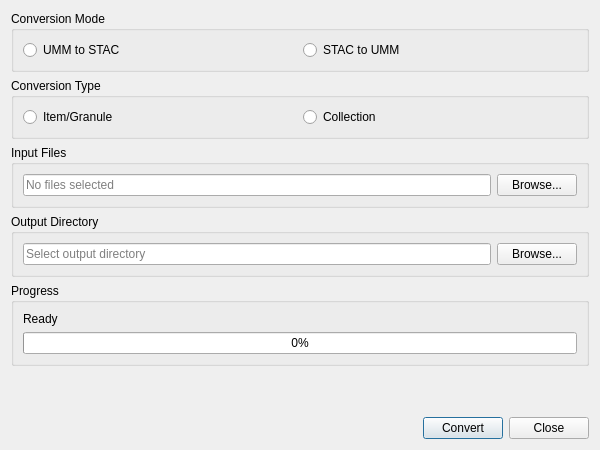
<?xml version="1.0" encoding="UTF-8"?>
<ui version="4.0">
 <class>ConverterDialogBase</class>
 <widget class="QDialog" name="ConverterDialogBase">
  <property name="geometry">
   <rect>
    <x>0</x>
    <y>0</y>
    <width>600</width>
    <height>450</height>
   </rect>
  </property>
  <property name="windowTitle">
   <string>UMM STAC Converter</string>
  </property>
  <layout class="QVBoxLayout" name="verticalLayout">
   <item>
    <widget class="QGroupBox" name="groupBoxMode">
     <property name="title">
      <string>Conversion Mode</string>
     </property>
     <layout class="QHBoxLayout" name="horizontalLayout">
      <item>
       <widget class="QRadioButton" name="radioUmmToStac">
        <property name="text">
         <string>UMM to STAC</string>
        </property>
       </widget>
      </item>
      <item>
       <widget class="QRadioButton" name="radioStacToUmm">
        <property name="text">
         <string>STAC to UMM</string>
        </property>
       </widget>
      </item>
     </layout>
    </widget>
   </item>
   <item>
    <widget class="QGroupBox" name="groupBoxType">
     <property name="title">
      <string>Conversion Type</string>
     </property>
     <layout class="QHBoxLayout" name="horizontalLayout_2">
      <item>
       <widget class="QRadioButton" name="radioItem">
        <property name="text">
         <string>Item/Granule</string>
        </property>
       </widget>
      </item>
      <item>
       <widget class="QRadioButton" name="radioCollection">
        <property name="text">
         <string>Collection</string>
        </property>
       </widget>
      </item>
     </layout>
    </widget>
   </item>
   <item>
    <widget class="QGroupBox" name="groupBoxInput">
     <property name="title">
      <string>Input Files</string>
     </property>
     <layout class="QVBoxLayout" name="verticalLayout_2">
      <item>
       <layout class="QHBoxLayout" name="horizontalLayout_3">
        <item>
         <widget class="QLineEdit" name="txtInputFiles">
          <property name="readOnly">
           <bool>true</bool>
          </property>
          <property name="placeholderText">
           <string>No files selected</string>
          </property>
         </widget>
        </item>
        <item>
         <widget class="QPushButton" name="btnBrowseInput">
          <property name="text">
           <string>Browse...</string>
          </property>
         </widget>
        </item>
       </layout>
      </item>
     </layout>
    </widget>
   </item>
   <item>
    <widget class="QGroupBox" name="groupBoxOutput">
     <property name="title">
      <string>Output Directory</string>
     </property>
     <layout class="QVBoxLayout" name="verticalLayout_3">
      <item>
       <layout class="QHBoxLayout" name="horizontalLayout_4">
        <item>
         <widget class="QLineEdit" name="txtOutputDir">
          <property name="readOnly">
           <bool>true</bool>
          </property>
          <property name="placeholderText">
           <string>Select output directory</string>
          </property>
         </widget>
        </item>
        <item>
         <widget class="QPushButton" name="btnBrowseOutput">
          <property name="text">
           <string>Browse...</string>
          </property>
         </widget>
        </item>
       </layout>
      </item>
     </layout>
    </widget>
   </item>
   <item>
    <widget class="QGroupBox" name="groupBoxProgress">
     <property name="title">
      <string>Progress</string>
     </property>
     <layout class="QVBoxLayout" name="verticalLayout_4">
      <item>
       <widget class="QLabel" name="lblStatus">
        <property name="text">
         <string>Ready</string>
        </property>
       </widget>
      </item>
      <item>
       <widget class="QProgressBar" name="progressBar">
        <property name="value">
         <number>0</number>
        </property>
       </widget>
      </item>
     </layout>
    </widget>
   </item>
   <item>
    <spacer name="verticalSpacer">
     <property name="orientation">
      <enum>Qt::Vertical</enum>
     </property>
     <property name="sizeHint" stdset="0">
      <size>
       <width>20</width>
       <height>40</height>
      </size>
     </property>
    </spacer>
   </item>
   <item>
    <layout class="QHBoxLayout" name="horizontalLayout_5">
     <item>
      <spacer name="horizontalSpacer">
       <property name="orientation">
        <enum>Qt::Horizontal</enum>
       </property>
       <property name="sizeHint" stdset="0">
        <size>
         <width>40</width>
         <height>20</height>
        </size>
       </property>
      </spacer>
     </item>
     <item>
      <widget class="QPushButton" name="btnConvert">
       <property name="text">
        <string>Convert</string>
       </property>
       <property name="default">
        <bool>true</bool>
       </property>
      </widget>
     </item>
     <item>
      <widget class="QPushButton" name="btnClose">
       <property name="text">
        <string>Close</string>
       </property>
      </widget>
     </item>
    </layout>
   </item>
  </layout>
 </widget>
 <resources/>
 <connections/>
</ui>
